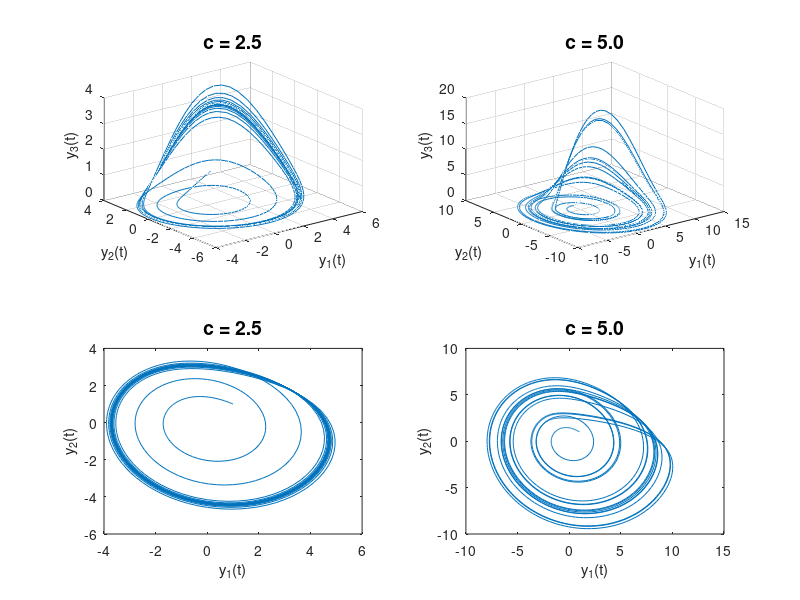

Recreate this plot in MATLAB.
function rossler_ex0
%ROSSLER_EX0  Run Rossler example.
% This is the recommended approach for MATLAB 6.5 and earlier.
% ROSSLER_EX0 runs in MATLAB 7, but ROSSLER_EX1 illustrates the style of
% coding now recommended for MATLAB 7.

tspan = [0 100]; yzero = [1;1;1];
options = odeset('AbsTol',1e-7,'RelTol',1e-4);

a = 0.2; b = 0.2; c = 2.5;
[t,y] = ode45(@rossler,tspan,yzero,options,a,b,c);
subplot(221), plot3(y(:,1),y(:,2),y(:,3)), mytitle(c), zlabel y_3(t), grid
subplot(223), plot(y(:,1),y(:,2)), mytitle(c)

c = 5;
[t,y] = ode45(@rossler,tspan,yzero,options,a,b,c);
subplot(222), plot3(y(:,1),y(:,2),y(:,3)), mytitle(c), zlabel y_3(t), grid
subplot(224), plot(y(:,1),y(:,2)), mytitle(c)

function yprime = rossler(t,y,a,b,c)
%ROSSLER    Rossler system, parameterized.
yprime = [-y(2)-y(3); y(1)+a*y(2); b+y(3)*(y(1)-c)];

function mytitle(c)
title(sprintf('c = %2.1f',c),'FontSize',14)
xlabel y_1(t), ylabel y_2(t)
